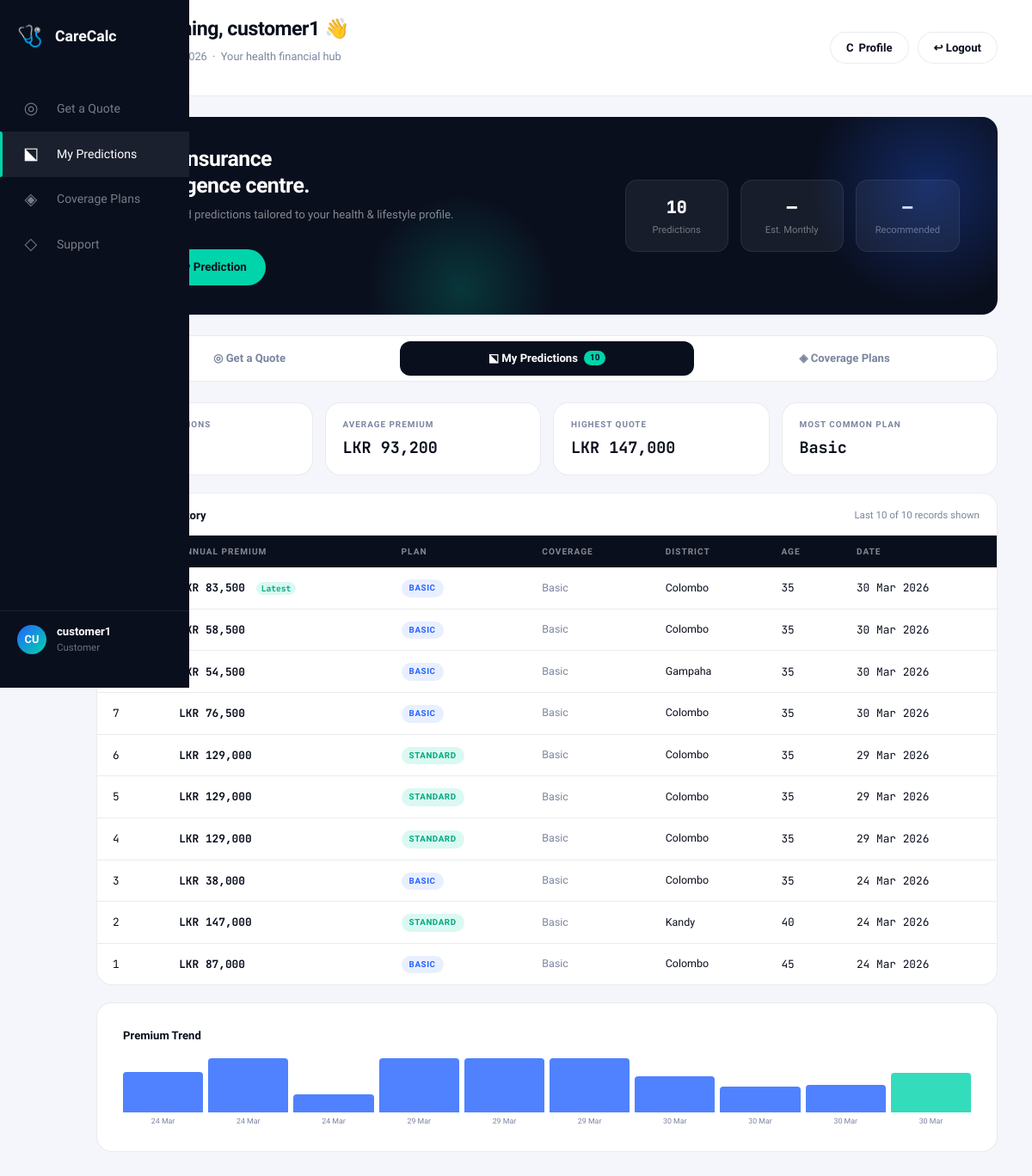
Page /customer_dashboard.php?tab=history (signed in) on the committed database.
### tables this page shows
CREATE TABLE IF NOT EXISTS `predictions` (
  `id` int NOT NULL AUTO_INCREMENT,
  `user_id` int NOT NULL,
  `predicted_premium` decimal(12,2) NOT NULL,
  `recommended_plan` varchar(20) NOT NULL,
  `gender` tinyint(1) NOT NULL DEFAULT '0',
  `age` int NOT NULL,
  `bmi` decimal(5,1) NOT NULL,
  `smoker` tinyint(1) NOT NULL DEFAULT '0',
  `alcohol_use` tinyint(1) NOT NULL DEFAULT '0',
  `coverage_plan` varchar(20) NOT NULL,
  `district` varchar(50) NOT NULL,
  `heart_disease` tinyint(1) NOT NULL DEFAULT '0',
  `diabetes` tinyint(1) NOT NULL DEFAULT '0',
  `hypertension` tinyint(1) NOT NULL DEFAULT '0',
  `asthma` tinyint(1) NOT NULL DEFAULT '0',
  `marital_status` varchar(20) NOT NULL,
  `number_of_children` int NOT NULL DEFAULT '0',
  `annual_income` bigint NOT NULL,
  `hospitalization_last_5yrs` int NOT NULL DEFAULT '0',
  `created_at` datetime NOT NULL DEFAULT CURRENT_TIMESTAMP,
  PRIMARY KEY (`id`),
  KEY `idx_user_id` (`user_id`),
  KEY `idx_created_at` (`created_at`)
);

### customer_dashboard.php (the view, shortened to what this page needs)
<?php
include "config.php";
$user_id  = $_SESSION["user_id"];
$username = $_SESSION["username"];
$prediction_result = ""; $predicted_value = null; $recommended_plan = null;
$prediction_error = ""; $has_prediction = $_SESSION['has_prediction'] ?? false;
$history = $conn->prepare("SELECT id, predicted_premium, recommended_plan, coverage_plan, district, age, created_at FROM predictions WHERE user_id=? ORDER BY created_at DESC LIMIT 10");
$history->bind_param("i", $user_id); $history->execute();
$all_preds = [];
$history->bind_result($h_id,$h_premium,$h_plan,$h_coverage,$h_district,$h_age,$h_created);
while ($history->fetch()) {
    $all_preds[] = ['id'=>$h_id,'predicted_premium'=>$h_premium,'recommended_plan'=>$h_plan,'coverage_plan'=>$h_coverage,'district'=>$h_district,'age'=>$h_age,'created_at'=>$h_created];
}
$total_preds = count($all_preds);
$active_tab = $_GET['tab'] ?? 'predict';
?>
<!DOCTYPE html>
<html lang="en">
<head>
<link href="https://cdn.jsdelivr.net/npm/bootstrap@5.3.3/dist/css/bootstrap.min.css" rel="stylesheet">
</head>
<body>
<aside class="sidebar">
    <div class="sidebar-logo">
        <span class="sidebar-logo-icon">🩺</span>
        <span class="sidebar-logo-text">CareCalc</span>
    </div>
    <a href="?tab=predict" class="nav-item-s <?= $active_tab==='predict'?'active':'' ?>"><span class="nav-icon">◎</span><span class="nav-label">Get a Quote</span></a>
    <a href="?tab=history" class="nav-item-s <?= $active_tab==='history'?'active':'' ?>"><span class="nav-icon">⬕</span><span class="nav-label">My Predictions</span></a>
    <a href="?tab=plans" class="nav-item-s <?= $active_tab==='plans'?'active':'' ?>"><span class="nav-icon">◈</span><span class="nav-label">Coverage Plans</span></a>
    <a href="contact.php" class="nav-item-s"><span class="nav-icon">◇</span><span class="nav-label">Support</span></a>
    <div class="sidebar-bottom">
        <div class="user-chip" data-bs-toggle="modal" data-bs-target="#profileModal">
            <div class="avatar"><?= strtoupper(substr($username,0,2)) ?></div>
            <div class="user-info">
                <div class="user-name"><?= htmlspecialchars($username) ?></div>
                <div class="user-role">Customer</div>
            </div>
        </div>
    </div>
</aside>
<main class="main">
    <div class="topbar fade-slide">
        <div class="topbar-left">
            <h1>Good <?= date('H')<12?'morning':(date('H')<17?'afternoon':'evening') ?>, <?= htmlspecialchars(explode(' ',$username)[0]) ?> 👋</h1>
            <p><?= date('l, F j, Y') ?> &nbsp;·&nbsp; Your health financial hub</p>
        </div>
        <div class="topbar-right">
            <button class="topbar-btn" data-bs-toggle="modal" data-bs-target="#profileModal">
                <span><?= strtoupper(substr($username,0,1)) ?></span> Profile
            </button>
            <a href="index.php" class="topbar-btn danger">↩ Logout</a>
        </div>
    </div>
    <div class="hero-strip fade-slide d1">
        <div class="hero-text">
            <h2>Your insurance<br>intelligence centre.</h2>
            <p>AI-powered predictions tailored to your health & lifestyle profile.</p>
            <a href="?tab=predict" class="hero-cta">＋ New Prediction</a>
        </div>
        <div class="hero-stats">
            <div class="hstat">
                <div class="hstat-val"><?= $total_preds ?></div>
                <div class="hstat-label">Predictions</div>
            </div>
            <div class="hstat">
                <div class="hstat-val"><?= $has_prediction && isset($_SESSION['predicted_value']) ? 'LKR '.number_format($_SESSION['predicted_value']/12,0) : '—' ?></div>
                <div class="hstat-label">Est. Monthly</div>
            </div>
            <div class="hstat">
                <div class="hstat-val"><?= $has_prediction ? ($recommended_plan ?? '—') : '—' ?></div>
                <div class="hstat-label">Recommended</div>
            </div>
        </div>
    </div>
    <div class="tab-bar fade-slide d2">
        <button class="tab-btn <?= $active_tab==='predict'?'active':'' ?>" onclick="switchTab('predict')">◎ Get a Quote</button>
        <button class="tab-btn <?= $active_tab==='history'?'active':'' ?>" onclick="switchTab('history')">
            ⬕ My Predictions
            <?php if ($total_preds > 0): ?><span style="background:var(--accent2);color:var(--ink);border-radius:20px;padding:1px 7px;font-size:0.62rem;"><?= $total_preds ?></span><?php endif; ?>
        </button>
        <button class="tab-btn <?= $active_tab==='plans'?'active':'' ?>" onclick="switchTab('plans')">◈ Coverage Plans</button>
    </div>
    <div class="tab-content <?= $active_tab==='history'?'active':'' ?>" id="tab-history">
        <?php
        $avg_prem = 0; $max_prem = 0; $min_prem = PHP_INT_MAX;
        $plan_counts = [];
        foreach ($all_preds as $p) {
            $avg_prem += $p['predicted_premium'];
            $max_prem = max($max_prem, $p['predicted_premium']);
            $plan_counts[$p['recommended_plan']] = ($plan_counts[$p['recommended_plan']] ?? 0) + 1;
        }
        $avg_prem = $total_preds > 0 ? round($avg_prem / $total_preds) : 0;
        arsort($plan_counts); $top_plan = $total_preds > 0 ? array_key_first($plan_counts) : '—';
        ?>
        <div class="history-stats-row fade-slide d1">
            <div class="hist-stat">
                <div class="hist-stat-label">Total Predictions</div>
                <div class="hist-stat-val"><?= $total_preds ?></div>
            </div>
            <div class="hist-stat">
                <div class="hist-stat-label">Average Premium</div>
                <div class="hist-stat-val"><?= $total_preds > 0 ? 'LKR '.number_format($avg_prem) : '—' ?></div>
            </div>
            <div class="hist-stat">
                <div class="hist-stat-label">Highest Quote</div>
                <div class="hist-stat-val"><?= $total_preds > 0 ? 'LKR '.number_format($max_prem) : '—' ?></div>
            </div>
            <div class="hist-stat">
                <div class="hist-stat-label">Most Common Plan</div>
                <div class="hist-stat-val"><?= htmlspecialchars($top_plan) ?></div>
            </div>
        </div>
        <div class="history-table-wrap fade-slide d2">
            <div style="padding:16px 20px 12px;font-size:0.82rem;font-weight:700;color:var(--ink);border-bottom:1px solid var(--border);display:flex;align-items:center;justify-content:space-between;">
                <span>Prediction History</span>
                <?php if ($total_preds > 0): ?>
                <span style="font-size:0.72rem;color:var(--muted);font-weight:400;">Last <?= min($total_preds,10) ?> of <?= $total_preds ?> records shown</span>
                <?php endif; ?>
            </div>
            <?php if (empty($all_preds)): ?>
            <div class="empty-state"><div class="empty-icon">📊</div>No predictions yet.<br><small>Use the <strong>Get a Quote</strong> tab to run your first prediction.</small></div>
            <?php else: ?>
            <table class="cc-table">
                <thead>
                    <tr>
                        <th>#</th><th>Annual Premium</th><th>Plan</th><th>Coverage</th>
                        <th>District</th><th>Age</th><th>Date</th>
                    </tr>
                </thead>
                <tbody>
                <?php foreach ($all_preds as $i => $p): ?>
                <tr>
                    <td class="mono"><?= $p['id'] ?></td>
                    <td style="font-family:'JetBrains Mono',monospace;font-weight:700;color:var(--ink);">
                        LKR <?= number_format($p['predicted_premium'],0) ?>
                        <?php if ($i === 0): ?><span style="font-size:0.6rem;background:var(--accent2-glow);color:#00a87e;padding:1px 6px;border-radius:10px;margin-left:5px;font-weight:700;">Latest</span><?php endif; ?>
                    </td>
                    <td><span class="plan-chip plan-<?= strtolower($p['recommended_plan']) ?>"><?= $p['recommended_plan'] ?></span></td>
                    <td style="font-size:0.78rem;color:var(--muted);"><?= htmlspecialchars($p['coverage_plan']) ?></td>
                    <td style="font-size:0.78rem;"><?= htmlspecialchars($p['district']) ?></td>
                    <td class="mono"><?= $p['age'] ?></td>
                    <td class="mono"><?= date('d M Y', strtotime($p['created_at'])) ?></td>
                </tr>
                <?php endforeach; ?>
                </tbody>
            </table>
            <?php endif; ?>
        </div>
        <?php if ($total_preds > 1): ?>
        <div class="card-pro fade-slide d3" style="margin-top:20px;">
            <div style="font-size:0.82rem;font-weight:700;color:var(--ink);margin-bottom:16px;">Premium Trend</div>
            <?php $reversed = array_reverse($all_preds); $max_t = max(array_column($reversed,'predicted_premium')); ?>
            <div style="display:flex;align-items:flex-end;gap:6px;height:80px;">
                <?php foreach($reversed as $j => $rp):
                    $pct = $max_t > 0 ? round(($rp['predicted_premium']/$max_t)*100) : 0;
                    $is_last = ($j === count($reversed)-1);
                ?>
                <div style="flex:1;display:flex;flex-direction:column;align-items:center;gap:4px;height:100%;justify-content:flex-end;">
                    <div style="width:100%;border-radius:4px 4px 0 0;background:<?= $is_last?'var(--accent2)':'var(--accent)' ?>;opacity:0.8;height:<?= $pct ?>%;min-height:4px;" title="LKR <?= number_format($rp['predicted_premium'],0) ?>"></div>
                    <span style="font-size:0.55rem;color:var(--muted);"><?= date('d M',strtotime($rp['created_at'])) ?></span>
                </div>
                <?php endforeach; ?>
            </div>
        </div>
        <?php endif; ?>
    </div>
</main>
</body>
</html>

### rows in the picture
predictions: predicted_premium "83,500", shows "Latest", recommended_plan "BASIC", coverage_plan "Basic", district "Colombo", age "35", created_at "30 Mar 2026", created_at "30 Mar"
predictions: predicted_premium "58,500", recommended_plan "BASIC", coverage_plan "Basic", district "Colombo", age "35", created_at "30 Mar 2026", created_at "30 Mar"
predictions: predicted_premium "54,500", recommended_plan "BASIC", coverage_plan "Basic", district "Gampaha", age "35", created_at "30 Mar 2026", created_at "30 Mar"
predictions: id "7", predicted_premium "76,500", recommended_plan "BASIC", coverage_plan "Basic", district "Colombo", age "35", created_at "30 Mar 2026", created_at "30 Mar"
predictions: id "6", predicted_premium "129,000", recommended_plan "STANDARD", coverage_plan "Basic", district "Colombo", age "35", created_at "29 Mar 2026", created_at "29 Mar"
predictions: id "5", predicted_premium "129,000", recommended_plan "STANDARD", coverage_plan "Basic", district "Colombo", age "35", created_at "29 Mar 2026", created_at "29 Mar"
predictions: id "4", predicted_premium "129,000", recommended_plan "STANDARD", coverage_plan "Basic", district "Colombo", age "35", created_at "29 Mar 2026", created_at "29 Mar"
predictions: id "3", predicted_premium "38,000", recommended_plan "BASIC", coverage_plan "Basic", district "Colombo", age "35", created_at "24 Mar 2026", created_at "24 Mar"
predictions: id "2", predicted_premium "147,000", recommended_plan "STANDARD", coverage_plan "Basic", district "Kandy", age "40", created_at "24 Mar 2026", created_at "24 Mar"
predictions: id "1", predicted_premium "87,000", recommended_plan "BASIC", coverage_plan "Basic", district "Colombo", age "45", created_at "24 Mar 2026", created_at "24 Mar"

### other values in the picture
substr($username,0,2) "CU"
$username "customer1"
explode(' ',$username)[0] "customer1"
substr($username,0,1) "C"
$total_preds "10"
$avg_prem "93,200"
$max_prem "147,000"
$top_plan "Basic"
min($total_preds,10) "10"
